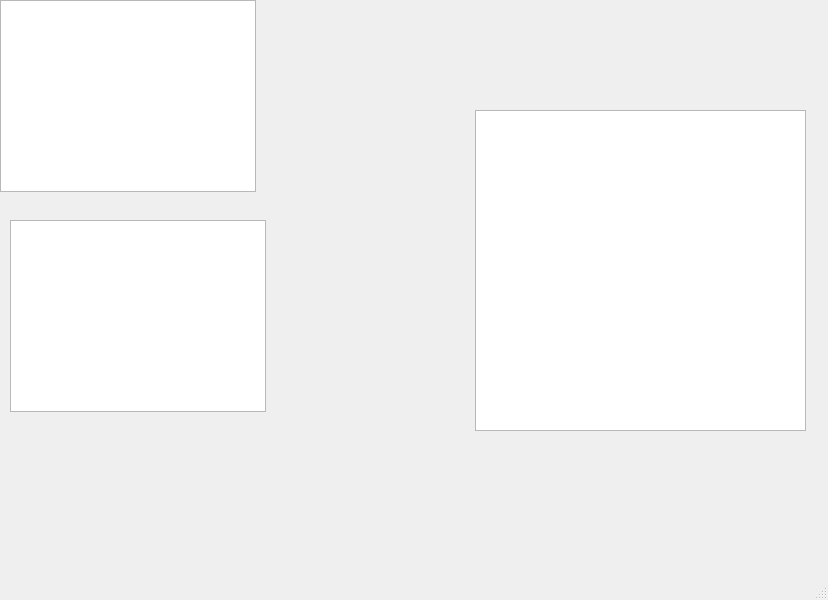
<?xml version="1.0" encoding="UTF-8"?>
<ui version="4.0">
 <class>MainWindow</class>
 <widget class="QMainWindow" name="MainWindow">
  <property name="geometry">
   <rect>
    <x>0</x>
    <y>0</y>
    <width>828</width>
    <height>600</height>
   </rect>
  </property>
  <property name="windowTitle">
   <string>MainWindow</string>
  </property>
  <widget class="QWidget" name="centralwidget">
   <widget class="QGraphicsView" name="graphicsView">
    <property name="geometry">
     <rect>
      <x>475</x>
      <y>110</y>
      <width>331</width>
      <height>321</height>
     </rect>
    </property>
   </widget>
   <widget class="QTreeView" name="treeView">
    <property name="geometry">
     <rect>
      <x>0</x>
      <y>0</y>
      <width>256</width>
      <height>192</height>
     </rect>
    </property>
   </widget>
   <widget class="QListView" name="listView">
    <property name="geometry">
     <rect>
      <x>10</x>
      <y>220</y>
      <width>256</width>
      <height>192</height>
     </rect>
    </property>
   </widget>
  </widget>
  <widget class="QMenuBar" name="menubar">
   <property name="geometry">
    <rect>
     <x>0</x>
     <y>0</y>
     <width>828</width>
     <height>27</height>
    </rect>
   </property>
  </widget>
  <widget class="QStatusBar" name="statusbar"/>
 </widget>
 <resources/>
 <connections/>
</ui>
